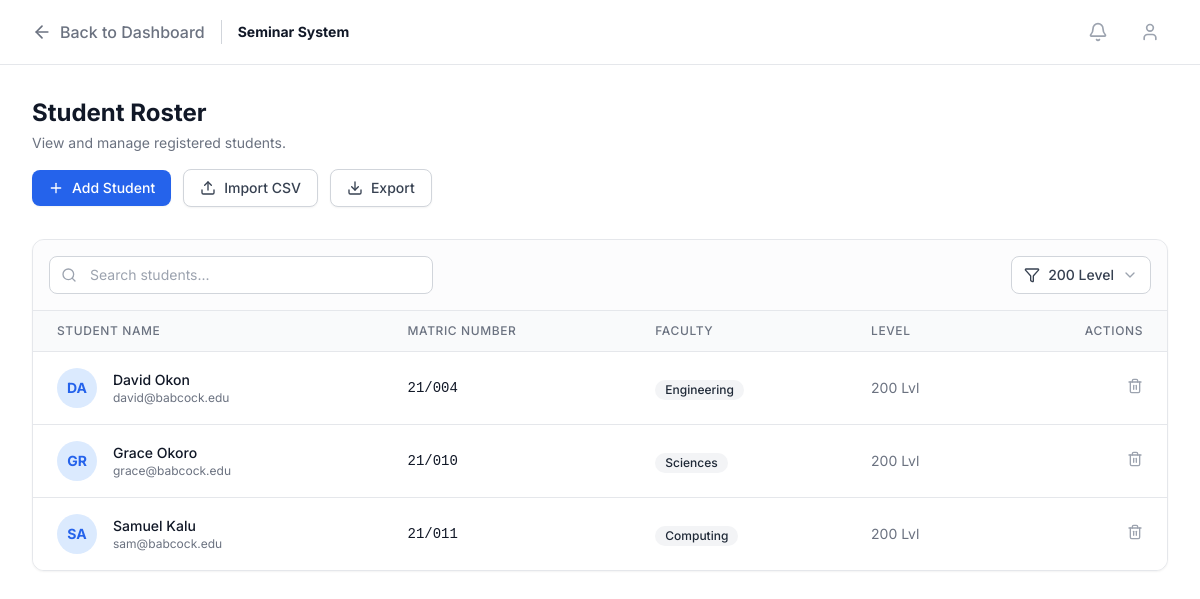
The page /roster_view.php?level=200 on the database its author committed.
### tables this page shows
CREATE TABLE `Student` (
  `StudentID` int(10) UNSIGNED NOT NULL,
  `MatricNo` varchar(50) NOT NULL,
  `FullName` varchar(255) NOT NULL,
  `Faculty` varchar(100) NOT NULL,
  `Level` int(11) NOT NULL,
  `Email` varchar(100) DEFAULT NULL,
  `CreatedAt` timestamp NOT NULL DEFAULT current_timestamp()
);

### roster_view.php (the view, shortened to what this page needs)
<?php
$servername = "localhost";
$username = "root";
$password = "";
$dbname = "ChapelSeminarDB";
$conn = new mysqli($servername, $username, $password, $dbname);
$filterLevel = isset($_GET['level']) ? $_GET['level'] : 'All';
$sql = "SELECT * FROM Student";
if ($filterLevel != 'All') {
    $sql .= " WHERE Level = '$filterLevel'";
}
$sql .= " ORDER BY FullName ASC";
$result = $conn->query($sql);
?>
<!DOCTYPE html>
<html lang="en">
<head>
    <script src="https://cdn.tailwindcss.com"></script>
</head>
<body class="text-gray-800">
    <nav class="border-b border-gray-200 bg-white">
        <div class="max-w-7xl mx-auto px-4 sm:px-6 lg:px-8">
            <div class="flex justify-between h-16">
                <div class="flex items-center gap-4">
                    <a href="seminar.html" class="text-gray-500 hover:text-gray-900 font-medium flex items-center gap-2">
                        <i data-lucide="arrow-left" class="w-5 h-5"></i> Back to Dashboard
                    </a>
                    <span class="text-sm font-bold text-gray-900">Seminar System</span>
                </div>
                <div class="flex items-center gap-4">
                    <button class="p-2 text-gray-400 hover:text-gray-600"><i data-lucide="bell" class="w-5 h-5"></i></button>
                    <button class="p-2 text-gray-400 hover:text-gray-600"><i data-lucide="user" class="w-5 h-5"></i></button>
                </div>
            </div>
        </div>
    </nav>
    <main class="max-w-7xl mx-auto px-4 sm:px-6 lg:px-8 py-8">
        <div class="mb-8">
            <h1 class="text-2xl font-bold text-gray-900">Student Roster</h1>
            <p class="text-sm text-gray-500 mt-1 mb-4">View and manage registered students.</p>
            <div class="flex flex-wrap items-center gap-3">
                <a href="roster_add.html" class="inline-flex items-center gap-2 px-4 py-2 bg-blue-600 hover:bg-blue-700 text-white rounded-lg text-sm font-medium shadow-sm transition-colors">
                    <i data-lucide="plus" class="w-4 h-4"></i> Add Student
                </a>
                <form action="roster_view.php" method="POST" enctype="multipart/form-data" id="importForm" class="inline-flex">
                    <button type="button" onclick="document.getElementById('csvInput').click()" class="inline-flex items-center gap-2 px-4 py-2 border border-gray-300 rounded-lg text-sm font-medium text-gray-700 bg-white hover:bg-gray-50 shadow-sm transition-colors">
                        <i data-lucide="upload" class="w-4 h-4"></i> Import CSV
                    </button>
                </form>
                <a href="roster_view.php?action=export" class="inline-flex items-center gap-2 px-4 py-2 border border-gray-300 rounded-lg text-sm font-medium text-gray-700 bg-white hover:bg-gray-50 shadow-sm transition-colors">
                    <i data-lucide="download" class="w-4 h-4"></i> Export
                </a>
            </div>
        </div>
        <div class="bg-white border border-gray-200 rounded-xl shadow-sm overflow-hidden">
            <div class="p-4 border-b border-gray-200 flex flex-col sm:flex-row justify-between items-center gap-4 bg-gray-50/50">
                <div class="relative w-full sm:w-96">
                    <div class="absolute inset-y-0 left-0 pl-3 flex items-center pointer-events-none">
                    </div>
                    <input type="text" id="searchInput" onkeyup="searchTable()" placeholder="Search students..." class="block w-full pl-10 pr-3 py-2 border border-gray-300 rounded-lg bg-white focus:ring-1 focus:ring-blue-500 focus:border-blue-500 sm:text-sm outline-none">
                </div>
                <div class="relative">
                    <button id="filter-btn" class="inline-flex items-center gap-2 px-3 py-2 border border-gray-300 rounded-lg text-sm font-medium text-gray-700 bg-white hover:bg-gray-50">
                        <i data-lucide="filter" class="w-4 h-4"></i>
                        <span id="filter-text"><?php echo ($filterLevel == 'All') ? 'All Levels' : $filterLevel . ' Level'; ?></span>
                        <i data-lucide="chevron-down" class="w-4 h-4 text-gray-400"></i>
                    </button>
                </div>
            </div>
            <div class="overflow-x-auto">
                <table class="min-w-full divide-y divide-gray-200">
                    <thead class="bg-gray-50">
                        <tr>
                            <th class="px-6 py-3 text-left text-xs font-medium text-gray-500 uppercase tracking-wider">Student Name</th>
                            <th class="px-6 py-3 text-left text-xs font-medium text-gray-500 uppercase tracking-wider">Matric Number</th>
                            <th class="px-6 py-3 text-left text-xs font-medium text-gray-500 uppercase tracking-wider">Faculty</th>
                            <th class="px-6 py-3 text-left text-xs font-medium text-gray-500 uppercase tracking-wider">Level</th>
                            <th class="px-6 py-3 text-right text-xs font-medium text-gray-500 uppercase tracking-wider">Actions</th>
                        </tr>
                    </thead>
                    <tbody class="bg-white divide-y divide-gray-200" id="studentTableBody">
                        <?php if ($result->num_rows > 0): ?>
                            <?php while($row = $result->fetch_assoc()): ?>
                            <tr class="hover:bg-gray-50 transition-colors">
                                <td class="px-6 py-4 whitespace-nowrap">
                                    <div class="flex items-center">
                                        <div class="h-10 w-10 flex-shrink-0">
                                            <div class="h-10 w-10 rounded-full bg-blue-100 flex items-center justify-center text-blue-600 font-bold text-sm">
                                                <?php echo strtoupper(substr($row['FullName'], 0, 2)); ?>
                                            </div>
                                        </div>
                                        <div class="ml-4">
                                            <div class="text-sm font-medium text-gray-900"><?php echo htmlspecialchars($row['FullName']); ?></div>
                                            <div class="text-xs text-gray-500"><?php echo htmlspecialchars($row['Email']); ?></div>
                                        </div>
                                    </div>
                                </td>
                                <td class="px-6 py-4 whitespace-nowrap text-sm text-gray-900 font-mono">
                                    <?php echo htmlspecialchars($row['MatricNo']); ?>
                                </td>
                                <td class="px-6 py-4 whitespace-nowrap">
                                    <span class="inline-flex items-center px-2.5 py-0.5 rounded-full text-xs font-medium bg-gray-100 text-gray-800">
                                        <?php echo htmlspecialchars($row['Faculty']); ?>
                                    </span>
                                </td>
                                <td class="px-6 py-4 whitespace-nowrap text-sm text-gray-500">
                                    <?php echo htmlspecialchars($row['Level']); ?> Lvl
                                </td>
                                <td class="px-6 py-4 whitespace-nowrap text-right text-sm font-medium">
                                    <a href="delete_student.php?id=<?php echo $row['StudentID']; ?>"
                                       class="text-gray-400 hover:text-red-600 transition-colors inline-block ml-2"
                                       onclick="return confirm('Delete this student?');">
                                        <i data-lucide="trash-2" class="w-4 h-4"></i>
                                    </a>
                                </td>
                            </tr>
                            <?php endwhile; ?>
                        <?php else: ?>
                            <tr><td colspan="5" class="px-6 py-10 text-center text-gray-500">No students found.</td></tr>
                        <?php endif; ?>
                    </tbody>
                </table>
            </div>
        </div>
    </main>
</body>
</html>

### roster_view.php (style rules this page uses)
body { font-family: 'Inter', sans-serif; background-color: #ffffff; }

### rows shown on the page
student: FullName "DA", FullName "David Okon", Email "david@babcock.edu", MatricNo "21/004", Faculty "Engineering", Level "200"
student: FullName "GR", FullName "Grace Okoro", Email "grace@babcock.edu", MatricNo "21/010", Faculty "Sciences", Level "200"
student: FullName "SA", FullName "Samuel Kalu", Email "sam@babcock.edu", MatricNo "21/011", Faculty "Computing", Level "200"

### other values the page prints
$filterLevel "200"
